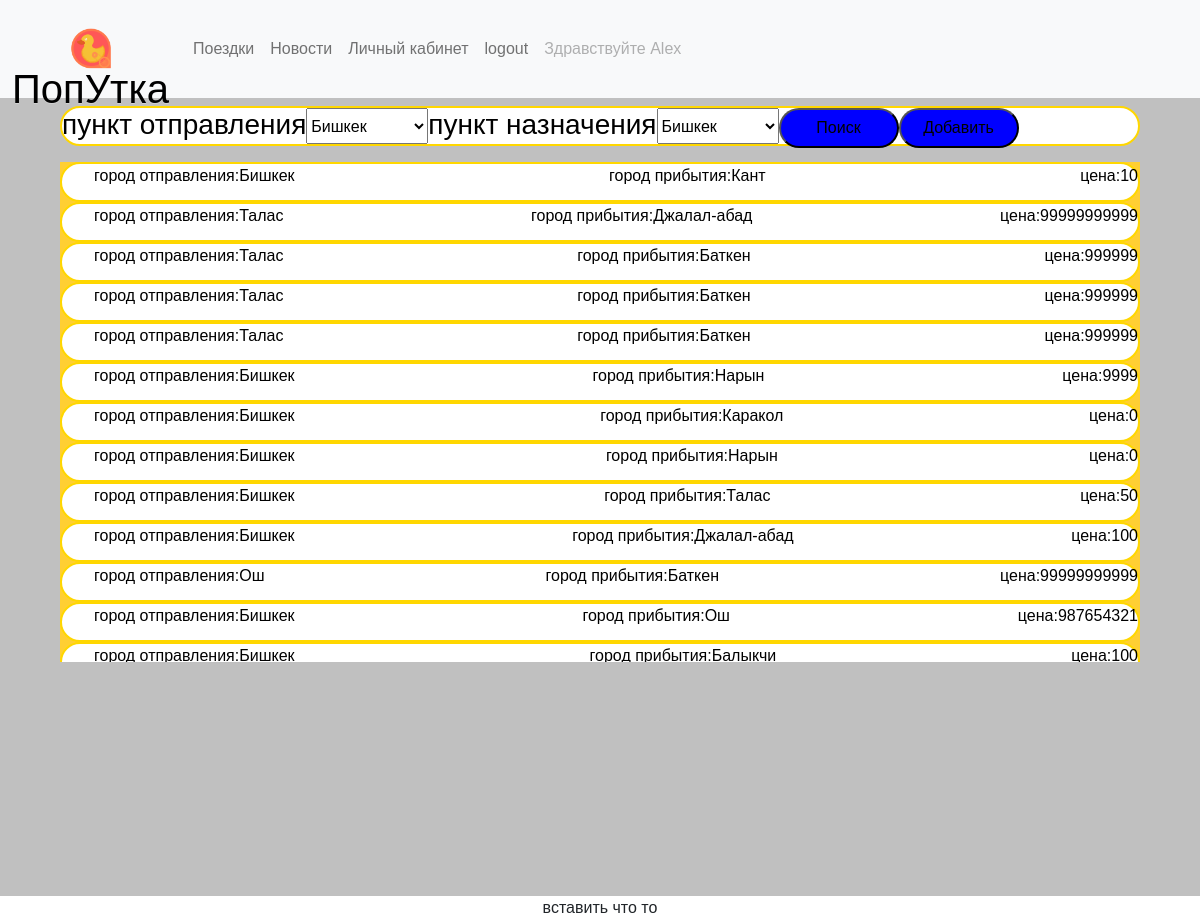
The app's page /travel/ (signed in) with its own data.
### travel/models.py (models this page shows, shortened)
class Travel(models.Model):
    PLACE_CHOICES = [
    ('Бишкек', 'Бишкек'),
    ('Кант', 'Кант'),
    ('Балыкчи', 'Балыкчи'),
    ('Каракол', 'Каракол'),
    ('Талас', 'Талас'),
    ('Нарын', 'Нарын'),
    ('Джалал-абад', 'Джалал-абад'),
    ('Ош', 'Ош'),
    ('Баткен', 'Баткен')
]
    Name = models.CharField('Ваше имя',max_length=20)
    Phonenumber = models.IntegerField('Номер телефона',)
    CarNumber = models.CharField('Номер авто',max_length= 8)
    DateOfRegister = models.DateField('дата поездки(год-месяц-день)')
    AutoModel = models.CharField('Модель авто',max_length=40)
    Description = models.TextField('Примечание',)
    NumOfSits = models.IntegerField('Колиество мест',)
    Start = models.CharField('Пункт отправки',max_length=100,choices=PLACE_CHOICES, default=1)
    Destonation = models.CharField('Пункт назначения',max_length=100,choices=PLACE_CHOICES, default=1)
    Verified = models.BooleanField(default=False)
    Price = models.IntegerField(default=0)

### travel/views.py (the view)
# urls.py: path('travel/', travel, name='travel'),
def travel(request):
    Form = TravelParameters
    travel = Travel.objects.all()
    return render(request, 'travel/travel.html',{'travel':travel,'Form':Form})

### templates/travel/travel.html (shortened to what this page needs)
{% extends 'base.html' %}
{% load static %}
{% block head %}
<link href="{% static 'index.css'%}" rel="stylesheet">
<link rel="stylesheet" href="{% static 'main.css'%}">
{% endblock %}
{% block content %}
<main>
    <div id="main_space">
        <div id="content">
               <form action="/travel_filter/" id="search_form" method="GET">
                    <div class="select_box">
                        <h3>пункт отправления</h3>
                        <select name="S">
                             <option>Бишкек</option>
                        </select>
                    </div>
                    <div class="select_box">
                        <h3>пункт назначения</h3>
                        <select name="D">
                            <option>Бишкек</option>
                       </select>
                    </div>
                    <button type="submit">Поиск</button>
                    {% if user.is_authenticated %}
                    <a href="/travel_new"><button type="button">Добавить</button></a>
                    {% endif %}
                </form>
            <div id="overflow">
                {% for one_travel in travel%}
                <a href="{{one_travel.pk}}/">
                    <div class="travel_div">
                        <ul class="travel_list">
                            <li>город отправления:{{one_travel.Start}}</li>
                            <li>город прибытия:{{one_travel.Destonation}}</li>
                            <li>цена:{{one_travel.Price}}</li>
                        </ul>
                    </div>
                </a>
                {%endfor%}
            </div>
        </div>
    </div>
</main>
<footer>
    <div>вставить что то</div>
</footer>
{% endblock %}

### templates/base.html (shortened to what this page needs)
{% load static %}
<html>
<head>
        <link href="https://cdn.jsdelivr.net/npm/bootstrap@5.0.2/dist/css/bootstrap.min.css" rel="stylesheet"
>
        <link rel="stylesheet" href="https://maxcdn.bootstrapcdn.com/bootstrap/3.3.7/css/bootstrap-theme.min.css"
>
        <link href="{% static 'index.css'%}" rel="stylesheet">
        {% block head %}
        {% endblock %}
</head>
<body>
  <nav class="navbar fixed-top navbar-expand-lg navbar-light bg-light">
    <div class="container-fluid">
      <a class="navbar-brand" href="/">
        <div id="logo">
        <img id="header-img" src="{% static '1.png'%}">
        <h1 id="logo_text">ПопУтка</h1>
    </div>
  </a>
      <div class="collapse navbar-collapse" id="navbarSupportedContent">
        <ul class="navbar-nav me-auto mb-2 mb-lg-0">
          <li class="nav-item">
            <a class="nav-link" href="/travel/">Поездки</a>
          </li>
          <li class="nav-item">
            <a class="nav-link" href="/news/">Новости</a>
          </li>
            {% if user.is_authenticated %}
            <li class="nav-item">
              <a class="nav-link" href="/cabinet/">Личный кабинет</a>
            </li>
            <li class="nav-item">
              <a class="nav-link" href="/logout/">logout</a>
            </li>
            <li class="nav-item">
              <a class="nav-link disabled" href="#" tabindex="-1" aria-disabled="true">Здравствуйте {{user.first_name}}</a>
            </li>
            {% endif %}
        </ul>
      </div>
    </div>
  </nav>
        {% block content %}
        {% endblock %}
  </body>
</html>

### static/index.css (style rules this page uses)
body { font-family: 'Raleway', sans-serif; text-align:center; margin:0px; padding:0px; }
main { margin-top: 130px; animation: loadIn 0.75s; }
#logo { display: inline-block; width: auto; height: 6vw; border-radius:6vw; position: relative; animation: moveIn 1s; }
#logo_text { margin: -0px; margin-top: -20px; }
#header-img { display: inline-block; width: auto; height: 6vw; border-radius:6vw; margin: -0px; }
h1,h2,h3 { text-align: center; color: black; }

### static/main.css (style rules this page uses)
main { margin-top: 8vw; }
#main_space { display: inline-block; background-color: silver; height: 100%; width: 100%; }
button { float: left; width:120px; height: 40px; border-radius:20px; background-color: blue; }
#content { display: inline-block; width: 90%; height: 90%; padding-top: 10px; padding-bottom: 10px; }
#search_form { display:flex; justify-content:start; background-color:white; border: 2px solid gold; border-radius:20px; height: 40px; }
.select_box { display:flex; flex-direction:row; }
#overflow { width: 100%; height: 500px; background-color: rgb(255, 207, 51); overflow: scroll; }
a { text-decoration:none; color: black; }
.travel_div { background-color:white; border: 2px solid gold; border-radius:20px; height: 40px; }
li { list-style:none; }
.travel_list { display:flex; flex-direction:row; justify-content:space-between; }

### records on screen
Travel: Start "Бишкек", Destonation "Кант", Price "10"
Travel: Start "Талас", Destonation "Джалал-абад", Price "99999999999"
Travel: Start "Талас", Destonation "Баткен", Price "999999"
Travel: Start "Талас", Destonation "Баткен", Price "999999"
Travel: Start "Талас", Destonation "Баткен", Price "999999"
Travel: Start "Бишкек", Destonation "Нарын", Price "9999"
Travel: Start "Бишкек", Destonation "Каракол", Price "0"
Travel: Start "Бишкек", Destonation "Нарын", Price "0"
Travel: Start "Бишкек", Destonation "Талас", Price "50"
Travel: Start "Бишкек", Destonation "Джалал-абад", Price "100"
Travel: Start "Ош", Destonation "Баткен", Price "99999999999"
Travel: Start "Бишкек", Destonation "Ош", Price "987654321"
Travel: Start "Бишкек", Destonation "Балыкчи", Price "100"

### other values on screen
{{ user.first_name }} "Alex"
